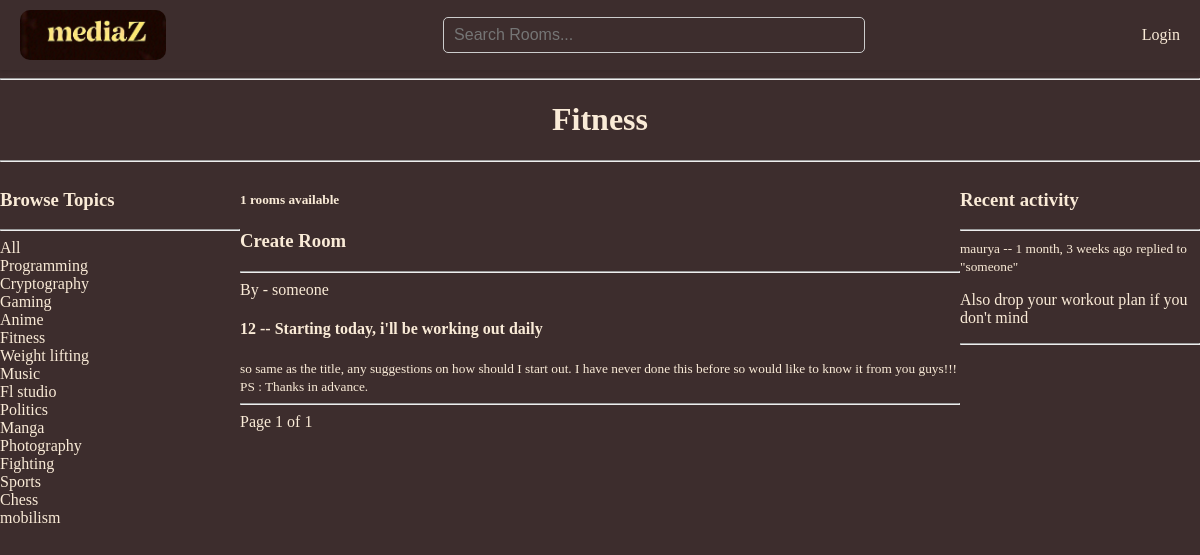
Page /?q=Fitness on the committed database.
### base/models.py (models this page shows, shortened)
class Topic(models.Model):
    name = models.CharField(max_length=200)

class Room(models.Model):
    host = models.ForeignKey(User, on_delete=models.SET_NULL, null=True)
    topic = models.ForeignKey(Topic, on_delete=models.SET_NULL, null=True)
    name = models.CharField(max_length=200)
    description = models.TextField(null=True, blank=True)
    participants = models.ManyToManyField(
        User,
        related_name='participants',
        blank=True
    )
    updated = models.DateTimeField(auto_now=True)
    created = models.DateTimeField(auto_now_add=True)
    class Meta:
        ordering = ['-updated', '-created']

class Message(models.Model):
    user = models.ForeignKey(User, on_delete=models.CASCADE)
    room = models.ForeignKey(Room, on_delete=models.CASCADE)
    body = models.TextField()
    updated = models.DateTimeField(auto_now=True)
    created = models.DateTimeField(auto_now_add=True)
    def __str__(self):
        return self.body[0:50]

### base/views.py (the view)
# urls.py: path('', views.home, name="home"),
def home(request):
    q = request.GET.get('q') if request.GET.get('q') != None else ''
    rooms = Room.objects.filter(
        Q(topic__name__icontains=q)|
        Q(name__icontains=q)|
        Q(description__icontains=q)|
        Q(host__username__icontains=q)
    )
    room_comments = Message.objects.filter(
        Q(room__topic__name__icontains=q)|
        Q(room__name__icontains=q)
    ).order_by('-created')
    room_count = rooms.count()
    topics = Topic.objects.all()
    paginator = Paginator(rooms, 5)
    page_number = request.GET.get('page')
    page_obj = paginator.get_page(page_number)
    comment_paginator = Paginator(room_comments, 7)
    comment_page_number = request.GET.get('comment_page')
    comment_page_obj = comment_paginator.get_page(comment_page_number)
    context = {
        'rooms':rooms,
        'topics': topics,
        'room_count':room_count,
        'room_comments':room_comments,
        'page_obj': page_obj,
        'comment_page_obj':comment_page_obj
    }
    return render(request, 'base/home.html', context)

### base/templates/base/home.html (shortened to what this page needs)
{% extends 'main.html' %}
{% block content %}
{% if request.GET.q != None %}
<h1 class="header">{{ request.GET.q }}</h1>
{% else %}
<h1 class="header">Home</h1>
{% endif %}
<hr>
<div class="home-container">
    <div>
        {% include 'base/topics.html' %}
    </div>
    <div>
        <h5>{{ page_obj.paginator.count }} rooms available</h5>
        <a href="{% url 'create-room' %}"><h3>Create Room</h3></a>
        <hr>
        <div>
            {% include 'base/feed.html' %}
        </div>
        <div class="pagination">
            <span>Page {{ page_obj.number }} of {{ page_obj.paginator.num_pages }}</span>
        </div>
    </div>
    <div>
        {% include 'base/activity.html' %}
    </div>
</div>
{% endblock %}

### base/templates/base/topics.html
<h3>Browse Topics</h3>
        <hr>
        <div>
            <a href="{% url 'home' %}">All</a>
        </div>
        {% for topic in topics %}
            <div>
                <a href="{% url 'home' %}?q={{topic.name}}"> {{topic.name}}</a>
            </div>
        {% endfor %}

### base/templates/base/feed.html (shortened to what this page needs)
{% for room in page_obj %}
                <div>
                    By - <a href="{% url 'user' room.host.id %}">{{room.host.username}}</a>
                    <h4>{{room.id}} -- <a href="{% url 'room' room.id %}">{{room.name}}</a></h4>
                    <small>{{room.description}}</small>
                    <hr>
                </div>
{% endfor %}

### base/templates/base/activity.html (shortened to what this page needs)
<div>
    <h3>Recent activity</h3>
    <hr>
    {% if room_comments %}
        {% for comment in comment_page_obj %}
                <div>
                <small><a href="{% url 'user' comment.user.id %}">{{comment.user}}</a> -- {{comment.created | timesince}} ago</small>
                <small>replied to "{{comment.room.host}}"</small>
                <p>{{comment}}</p>
                <hr>
            </div>
        {% endfor %}
    {% else %}
        <p class="no-activity">No recent activity here...</p>
    {% endif %}
</div>

### static/styles/main.css (style rules this page uses)
* { background-color:rgb(61, 45, 45); color:antiquewhite; }
body { margin: 0; padding: 0; font-family: 'Times New Roman'; }
a { text-decoration: none; }
.header { text-align: center; }

### base/templates/base/home.html (style rules this page uses)
.home-container { display:grid; grid-template-columns:1fr 3fr 1fr; }

### rows in the picture
Topic: GET.q "Fitness", name "Fitness"
Topic: name "Programming"
Topic: name "Cryptography"
Topic: name "Gaming"
Topic: name "Anime"
Topic: name "Weight lifting"
Topic: name "Music"
Topic: name "Fl studio"
Topic: name "Politics"
Topic: name "Manga"
Topic: name "Photography"
Topic: name "Fighting"
Topic: name "Sports"
Topic: name "Chess"
Topic: name "mobilism"
Room: host.username "someone", id "12", name "Starting today, i'll be working out daily", description "so same as the title, any suggestions on how should I start out. I have never done this before so would like to know it from you guys!!! PS : Thanks in advance."
Message: user "maurya", created "1 month, 3 weeks", room.host "someone", body "Also drop your workout plan if you don't mind"

### other values in the picture
{{ page_obj.paginator.count }} "1"
{{ page_obj.number }} "1"
{{ page_obj.paginator.num_pages }} "1"
